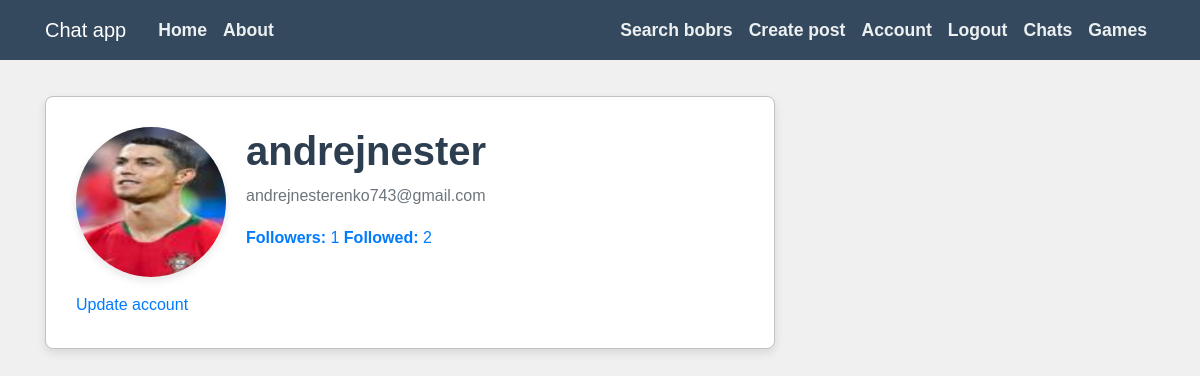
Page /account (signed in) on the earlier database version.
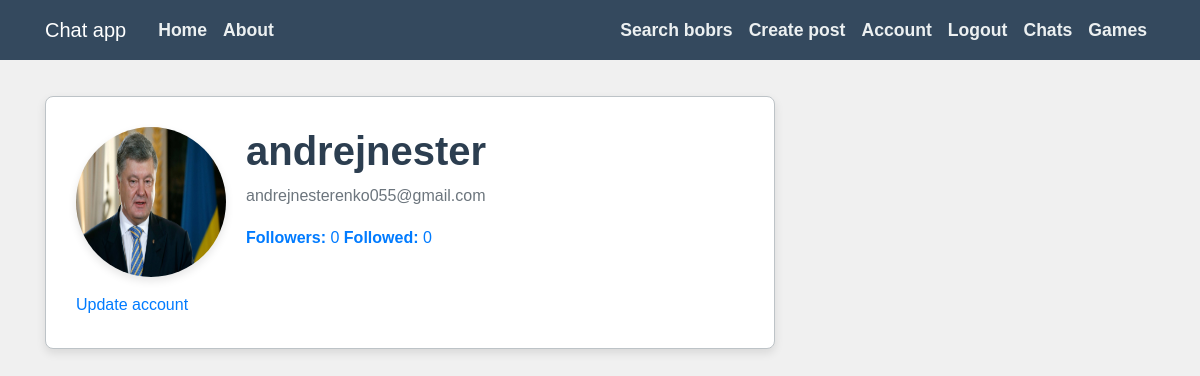
Same page on the later database version.
### flaskblog/models.py (models this page shows, shortened)
class User(db.Model, UserMixin):
    id = db.Column(db.Integer, primary_key=True)
    username = db.Column(db.String(20), unique=True, nullable=False)
    email = db.Column(db.String(120), unique=True, nullable=False)
    image_file = db.Column(db.String(20), nullable=False, default='default.jpg')
    password = db.Column(db.String(60), nullable=False)
    posts = db.relationship('Post', backref='author', lazy=True)
    followed = db.relationship('Follow', foreign_keys='Follow.follower_id',
                               back_populates='follower', lazy='dynamic',
                               cascade='all, delete-orphan')
    followers = db.relationship('Follow', foreign_keys='Follow.followed_id',
                                back_populates='followed', lazy='dynamic',
                                cascade='all, delete-orphan')
    sent_messages = db.relationship('Message', foreign_keys='Message.sender_id',
                                    back_populates='sender', lazy=True)
    received_messages = db.relationship('Message', foreign_keys='Message.recipient_id',
                                        back_populates='recipient', lazy=True)
    groups=db.relationship('Group', secondary='user_groups', back_populates='members')

### flaskblog/routes.py (the view)
@app.route("/account")
def account():
    image_file = url_for('static', filename='pictures/' + current_user.image_file)
    return render_template('account.html', title='Account', image_file=image_file)

### flaskblog/models.py (called while the page is built)
@login_manager.user_loader
def load_user(user_id):
    return User.query.get(int(user_id))

### flaskblog/templates/account.html
{% extends "base.html" %}
{% block content %}
<div class="content-section">
  <div class="media">
    <img class="rounded-circle account-img" src="{{ url_for('static', filename='pictures/' + current_user.image_file) }}">
    <div class="media-body">
      <h2 class="account-heading">{{ current_user.username }}</h2>
      <p class="text-secondary">{{ current_user.email }}</p>
      <a href="{{ url_for('followers',username=current_user.username)}}"><strong>Followers:</strong> {{ current_user.followers.count() }}</a>
      <a href="{{ url_for('followed',username=current_user.username) }}"><strong>Followed:</strong> {{ current_user.followed.count() }}</a>
    </div>
  </div>
  <a href="{{ url_for('update_account') }}">Update account</a>
</div>
{% endblock %}

Differences in the rows shown:
changed User "andrejnester": image_file: picture removed, a placeholder shows; email "andrejnesterenko743@gmail.com" → "andrejnesterenko055@gmail.com"
Other differences:
{{ current_user.followers.count() }}: "1" → "0"
{{ current_user.followed.count() }}: "2" → "0"
